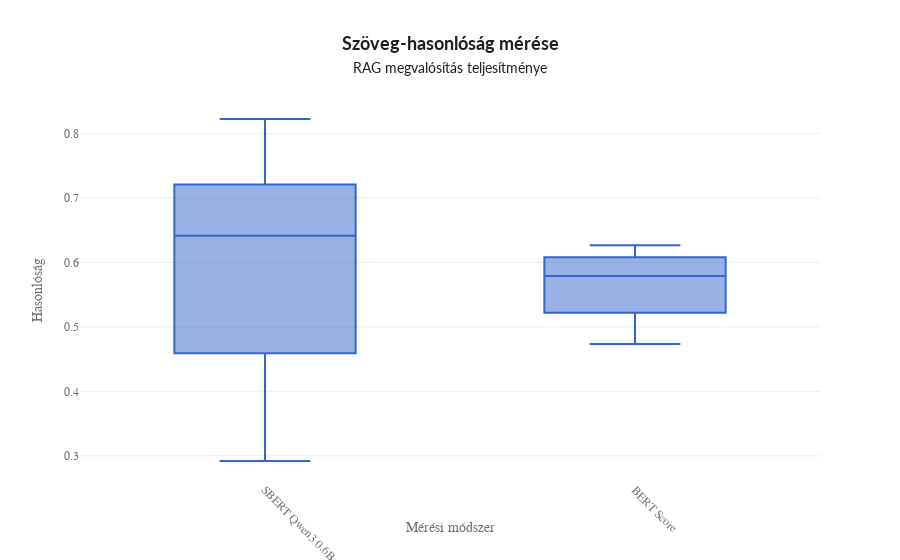

Notebook cell for this chart:
### Code cell
evaluation_result_filtered = pd.DataFrame({
    "name": evaluation_result["name"].values,
    "score": evaluation_result["score"].values
})

# Create a boxplot using Plotly
fig = plotly_express.box(
    evaluation_result_filtered,
    x="name",
    y="score",
    title=format_title("Szöveg-hasonlóság mérése", "RAG megvalósítás teljesítménye"),
    labels={"name": "Evaluation Type", "score": "Similarity Score"},
    template=custom_template
)

# Customize the layout
fig.update_layout(
    xaxis_title="Mérési módszer",
    yaxis_title="Hasonlóság",
    xaxis=dict(tickangle=45),
    showlegend=False
)

fig.write_html("basic_rag_test_result.html")

# Show the plot
fig.show()

### Figure 1 — Plotly figure (JSON) as saved in the notebook; plotly's stock layout.template omitted (floating-point values rounded to 4 significant figures)
{"data": [{"alignmentgroup": "True", "hovertemplate": "Evaluation Type=%{x}<br>Similarity Score=%{y}<extra></extra>", "legendgroup": "", "marker": {"color": "#3366CC"}, "name": "", "notched": false, "offsetgroup": "", "orientation": "v", "showlegend": false, "type": "box", "x": ["SBERT Qwen3 0.6B", "BERT Score", "SBERT Qwen3 0.6B", "BERT Score", "SBERT Qwen3 0.6B", "BERT Score", "SBERT Qwen3 0.6B", "BERT Score", "SBERT Qwen3 0.6B", "BERT Score", "SBERT Qwen3 0.6B", "BERT Score", "SBERT Qwen3 0.6B", "BERT Score", "SBERT Qwen3 0.6B", "BERT Score", "SBERT Qwen3 0.6B", "BERT Score", "SBERT Qwen3 0.6B", "BERT Score", "SBERT Qwen3 0.6B", "BERT Score", "SBERT Qwen3 0.6B", "BERT Score", "SBERT Qwen3 0.6B", "BERT Score", "SBERT Qwen3 0.6B", "BERT Score", "SBERT Qwen3 0.6B", "BERT Score", "SBERT Qwen3 0.6B", "BERT Score", "SBERT Qwen3 0.6B", "BERT Score", "SBERT Qwen3 0.6B", "BERT Score"], "x0": " ", "xaxis": "x", "y": [0.6422, 0.5499, 0.7208, 0.6142, 0.6795, 0.5662, 0.4101, 0.5428, 0.6267, 0.6082, 0.4277, 0.4945, 0.7343, 0.6224, 0.7157, 0.6062, 0.459, 0.5126, 0.6188, 0.5741, 0.734, 0.6265, 0.3981, 0.522, 0.696, 0.6051, 0.7867, 0.6239, 0.6176, 0.5104, 0.8224, 0.6078, 0.2921, 0.4734, 0.6404, 0.584], "y0": " ", "yaxis": "y"}], "layout": {"boxmode": "group", "legend": {"tracegroupgap": 0}, "showlegend": false, "title": {"text": "<b>Szöveg-hasonlóság mérése</b><br><span style=\"font-size: 14px;\">RAG megvalósítás teljesítménye</span>"}, "xaxis": {"anchor": "y", "domain": [0, 1], "tickangle": 45, "title": {"text": "Mérési módszer"}}, "yaxis": {"anchor": "x", "domain": [0, 1], "title": {"text": "Hasonlóság"}}}}
